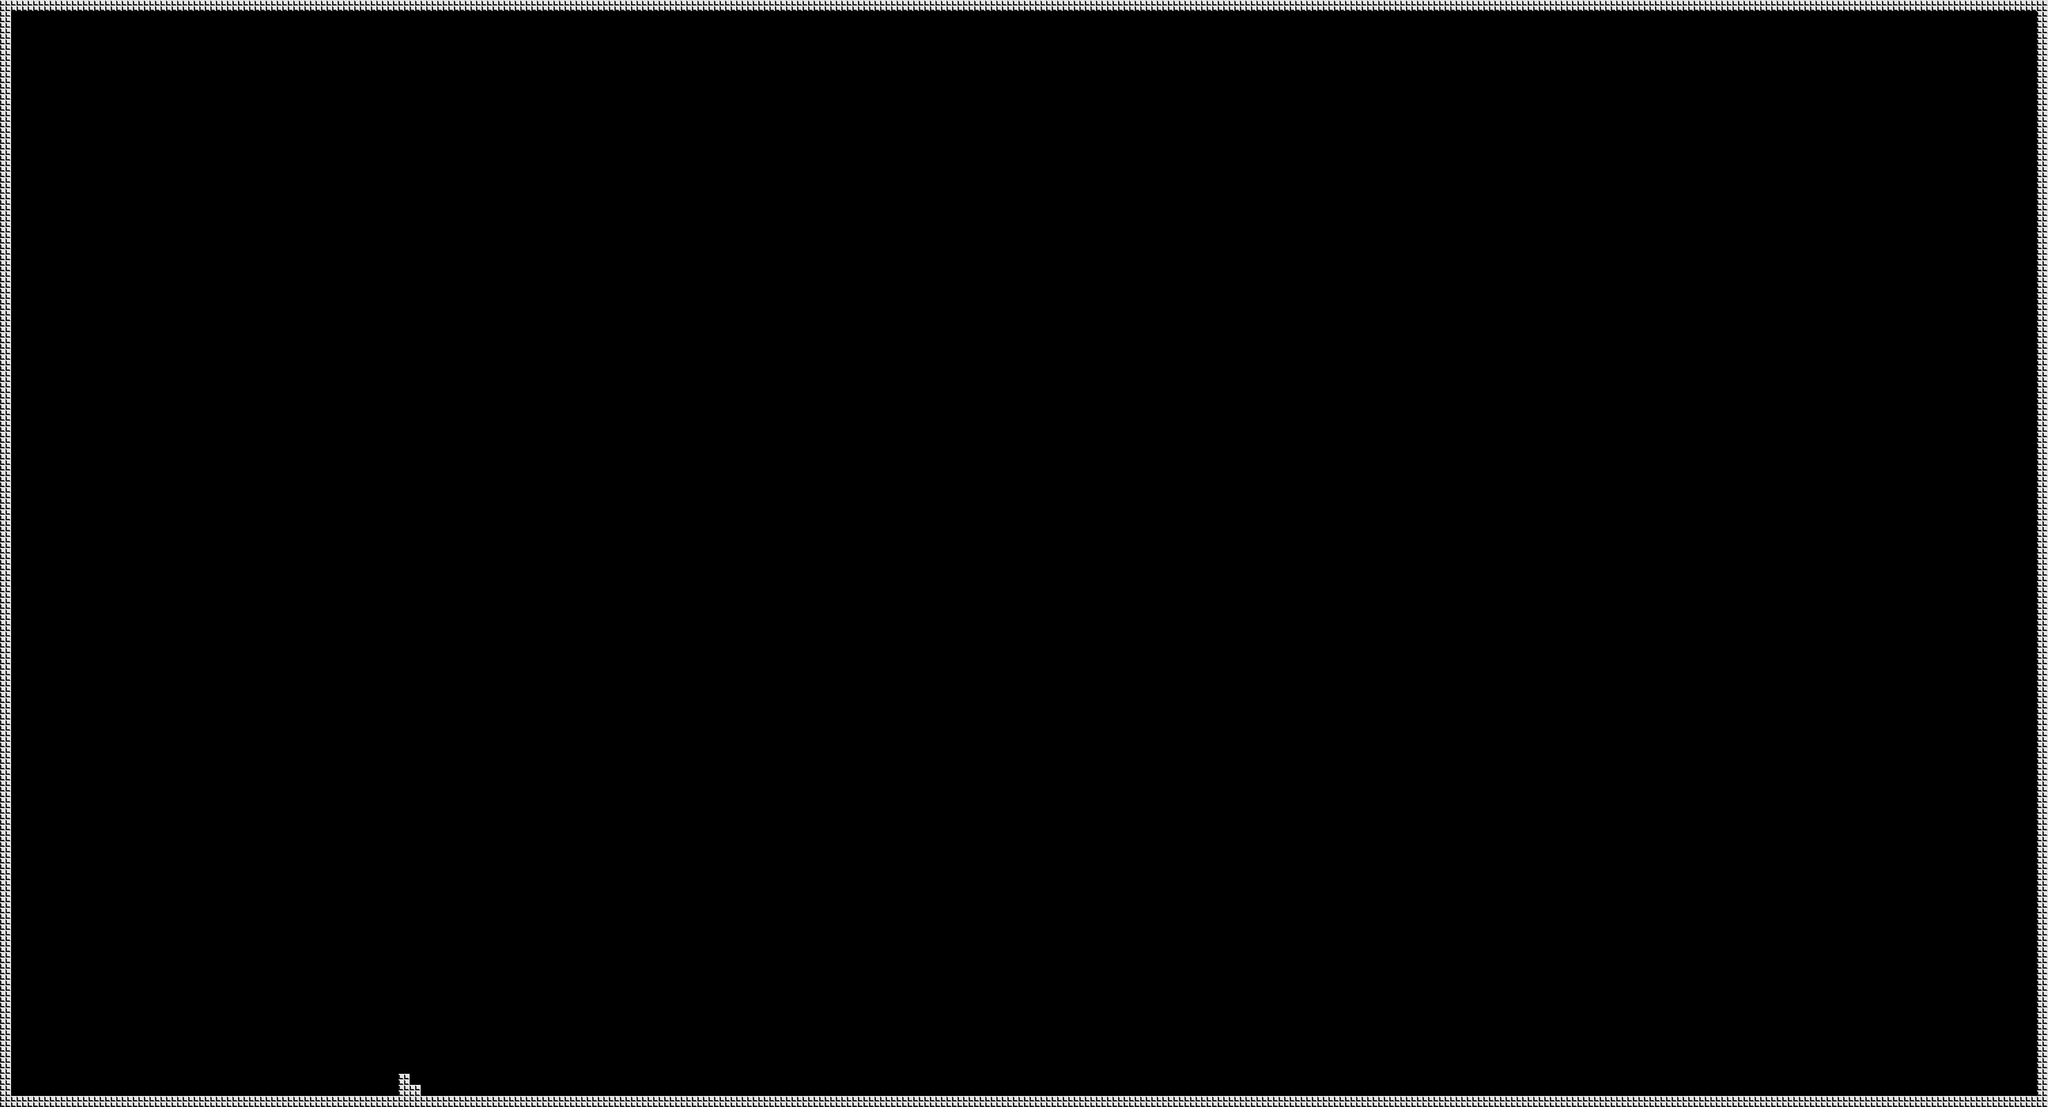

Below is a game level as drawn by its tile map, then a one-line description and the .tmx that defines it (tile-layer data replaced by summaries):
An orthogonal 185x100 tile map with 16x16 px tiles, 1 tile layer (Ville) and 20 objects.

<map version="1.4" tiledversion="1.4.2" orientation="orthogonal" renderorder="right-down" width="185" height="100" tilewidth="16" tileheight="16" infinite="0" nextlayerid="10" nextobjectid="26">
 <editorsettings>
  <export target="RaionVille.json" format="json" />
 </editorsettings>
 <tileset firstgid="1" name="teste" tilewidth="16" tileheight="16" tilecount="1024" columns="32">
  <image source="teste.png" width="512" height="512" />
  <tile id="234">
   <properties>
    <property name="collides" type="bool" value="true" />
   </properties>
  </tile>
 </tileset>
 <layer id="1" name="Ville" width="185" height="100">
  <data>[18500 cells, 569 non-empty, 1 distinct tile ids]</data>
 </layer>
 <objectgroup id="2" name="Caisse">
  <object id="1" x="368" y="1568" width="16" height="16" />
  <object id="2" x="368" y="1536" width="16" height="16" />
  <object id="8" x="336" y="1568" width="16" height="16" />
  <object id="9" x="400" y="1568" width="16" height="16" />
 </objectgroup>
 <objectgroup id="4" name="Piment">
  <object id="10" x="448" y="1568" width="16" height="16" />
 </objectgroup>
 <objectgroup id="5" name="Glace">
  <object id="11" x="576" y="1520" width="16" height="16" />
 </objectgroup>
 <objectgroup id="6" name="Poulet">
  <object id="12" x="48" y="1520" width="16" height="16" />
 </objectgroup>
 <objectgroup id="8" name="Aliment">
  <object id="13" x="688" y="1568" width="16" height="16" />
  <object id="14" x="720" y="1568" width="16" height="16" />
  <object id="15" x="752" y="1568" width="16" height="16" />
  <object id="16" x="784" y="1568" width="16" height="16" />
  <object id="17" x="816" y="1568" width="16" height="16" />
  <object id="18" x="848" y="1568" width="16" height="16" />
  <object id="19" x="880" y="1568" width="16" height="16" />
  <object id="20" x="912" y="1568" width="16" height="16" />
  <object id="21" x="944" y="1568" width="16" height="16" />
  <object id="22" x="976" y="1568" width="16" height="16" />
  <object id="23" x="1008" y="1568" width="16" height="16" />
 </objectgroup>
 <objectgroup id="9" name="Ennemi">
  <object id="24" x="1182.66" y="1553">
   <point />
  </object>
  <object id="25" x="540" y="1564">
   <point />
  </object>
 </objectgroup>
</map>
